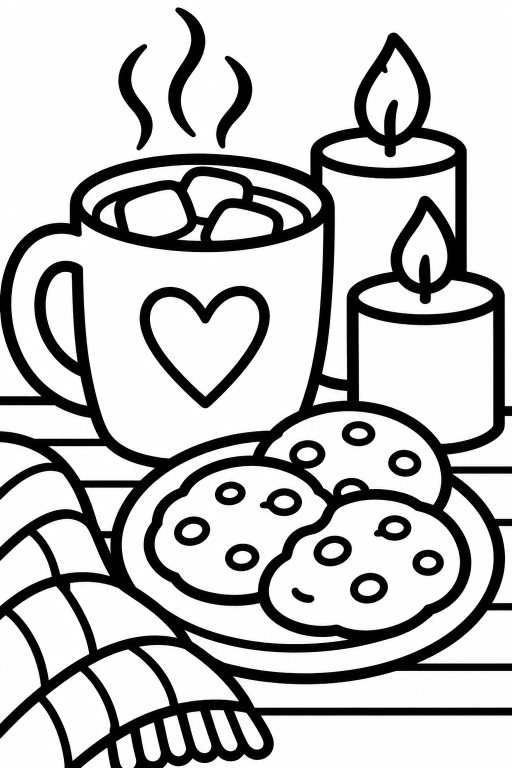
#> input picture tools/mira_raw/A5.png, 1024 x 1536 px (shown at 1/2 size)
$ python -i tools.py   (imports and definitions only)
#> lines starting #> are read from the running program, lines starting #| are printed output that depends on the picture; after the words box and inside, x2 and y2 are one past the last pixel; in counts of white or black regions, pixels touching at a corner belong together
"""Mira Digital product tools: clean line art, colorize preview, build PDFs and listing images."""
import sys, os, random, math
import numpy as np
from PIL import Image, ImageDraw, ImageFont, ImageFilter
from scipy import ndimage
from reportlab.lib.pagesizes import letter, A4
from reportlab.pdfgen import canvas
from reportlab.lib.utils import ImageReader

CREAM=(251,246,238); INK=(43,45,66); CORAL=(224,122,95); SAGE=(129,178,154); MUST=(242,204,143); LAV=(181,167,214)
PASTELS=[(244,170,150),(160,205,180),(246,214,150),(196,184,228),(170,200,230),(240,190,210),(205,225,160),(250,230,190),(180,215,215)]
F="/usr/share/fonts/truetype/google-fonts/"
HERE=os.path.dirname(os.path.abspath(__file__))
# [5 lines left out: function lora, not called in this run]
def pop(sz,b=False): return ImageFont.truetype(F+("Poppins-Bold.ttf" if b else "Poppins-Regular.ttf"),sz)

# ---------- cleaning ----------
def clean(src, dst, H=3300):
#> called with src = '../mira_raw/A5.png', dst = 'out.png', H = 3300
    im=Image.open(src).convert("L")
#> im is the input picture: PIL image 1024x1536 L; min 0, max 255, mean 191.5
    # trim outer white
    a=np.array(im); mask=a<200
#> after `mask = a < 200`:
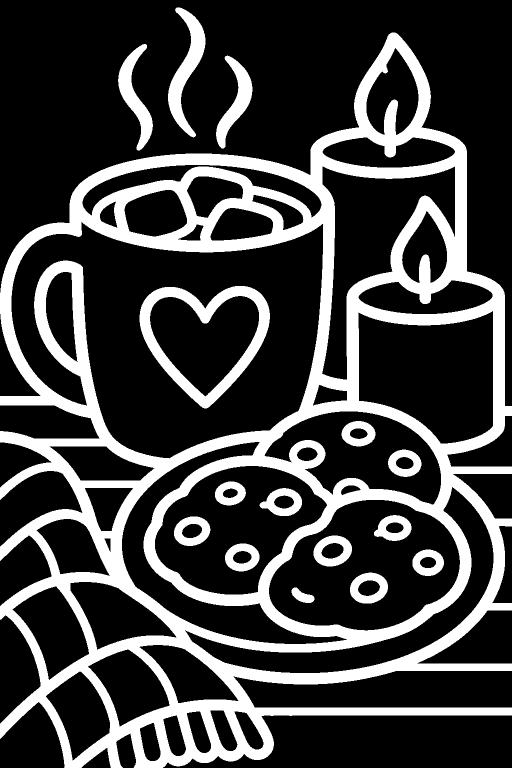
#> mask: shape (1536, 1024) bool (shown at 1/2 size); 25.4% white; 16 white regions, largest, box (x1, y1, x2, y2) and area: (0, 65, 1024, 1536) 342433, (279, 572, 540, 817) 15951, (336, 15, 411, 275) 7015
    ys,xs=np.where(mask)
    if len(xs):
        pad=int(0.02*max(a.shape))
#> pad = 30
        im=im.crop((max(0,xs.min()-pad),max(0,ys.min()-pad),min(a.shape[1],xs.max()+pad),min(a.shape[0],ys.max()+pad)))
    s=H/im.height
#> s = 2.15
    im=im.resize((round(im.width*s),H),Image.LANCZOS).filter(ImageFilter.GaussianBlur(1.2))
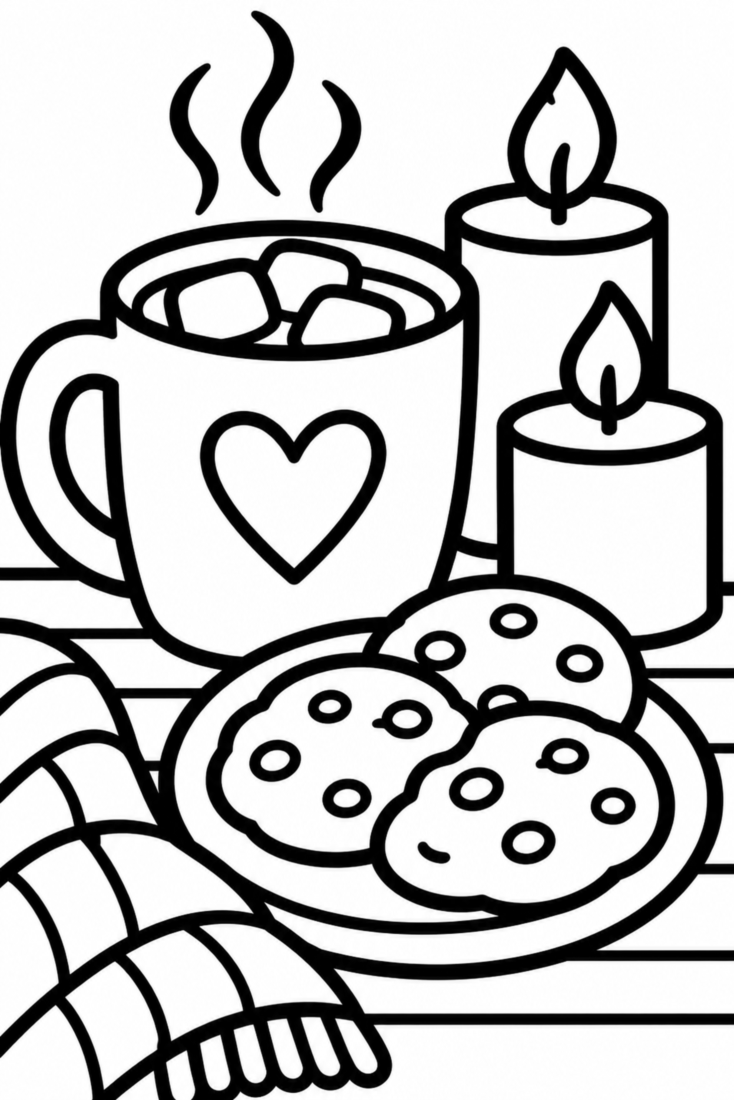
#> im: PIL image 2200x3300 L (shown at 1/3 size); min 0, max 255, mean 191.5
    b=im.point(lambda v:0 if v<150 else 255).convert("L")
#> b: PIL image 2200x3300 L; 74.9% white; 16 black regions, largest, box (x1, y1, x2, y2) and area: (0, 140, 2200, 3300) 1559599, (600, 1228, 1160, 1755) 72585, (723, 32, 883, 589) 31997
    b.save(dst,optimize=True)
    return dst

# ---------- colored preview ----------
# [52 lines left out: functions colorize, pdf, wrap, not called in this run]

# ---------- listing images (2000x2000 -> saved 2000x1600 4:5? Etsy prefers 2000x2000 / 4:3) ----------
LW,LH=2700,2025  # 4:3 landscape, Etsy thumbnail friendly
# [149 lines left out: functions paper, bg, badge, cover, single, grid and 4 more, not called in this run]

>>> result = clean('../mira_raw/A5.png', 'out.png')

$ run again, on tools/mira_raw/CT4.png
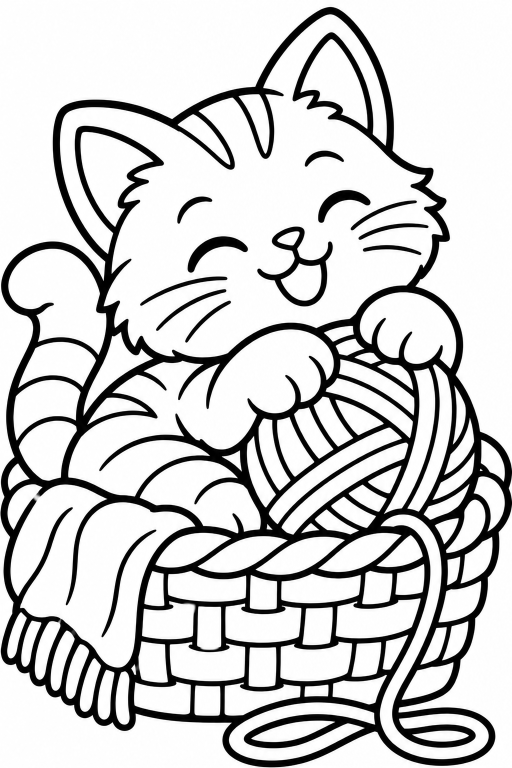
#> input picture tools/mira_raw/CT4.png, 1024 x 1536 px (shown at 1/2 size)
#> in clean, im is the input picture: PIL image 1024x1536 L; min 0, max 255, mean 204.5
#> in clean, `mask = a < 200`:
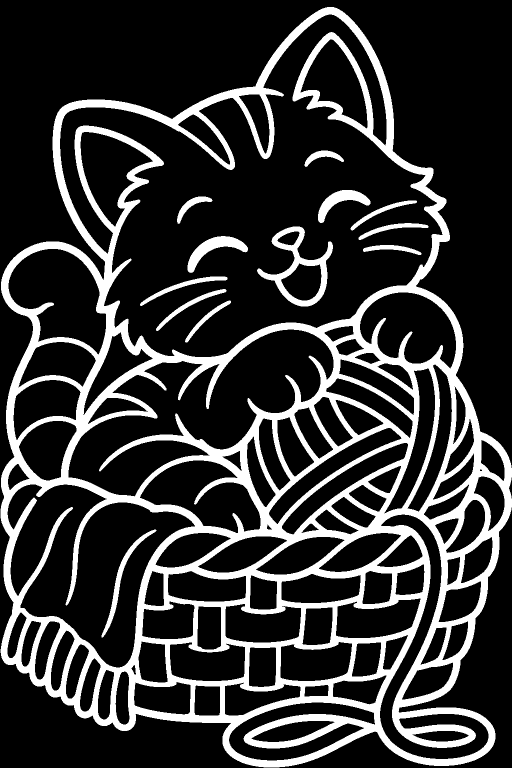
#> mask: shape (1536, 1024) bool (shown at 1/2 size); 20.6% white; 13 white regions, largest, box (x1, y1, x2, y2) and area: (1, 14, 1024, 1535) 301270, (514, 453, 666, 613) 6082, (375, 472, 496, 546) 2864
#> in clean, `im=im.resize((round(im.width*s),H),Image.LANCZOS).filter(ImageFilter.G..`:
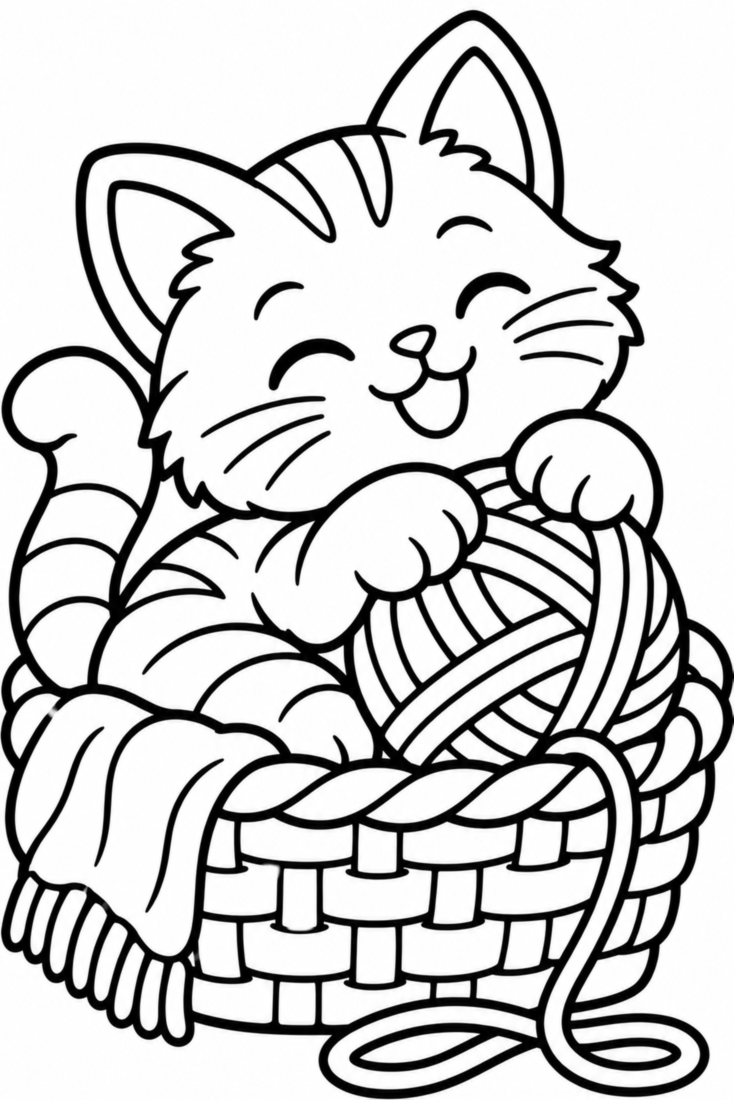
#> im: PIL image 2200x3300 L (shown at 1/3 size); min 0, max 255, mean 204.5
#> b: PIL image 2200x3300 L; 80% white; 13 black regions, largest, box (x1, y1, x2, y2) and area: (2, 30, 2200, 3298) 1353339, (1105, 973, 1430, 1317) 27253, (806, 1015, 1065, 1172) 12949

$ run again, on tools/mira_raw/G5.png
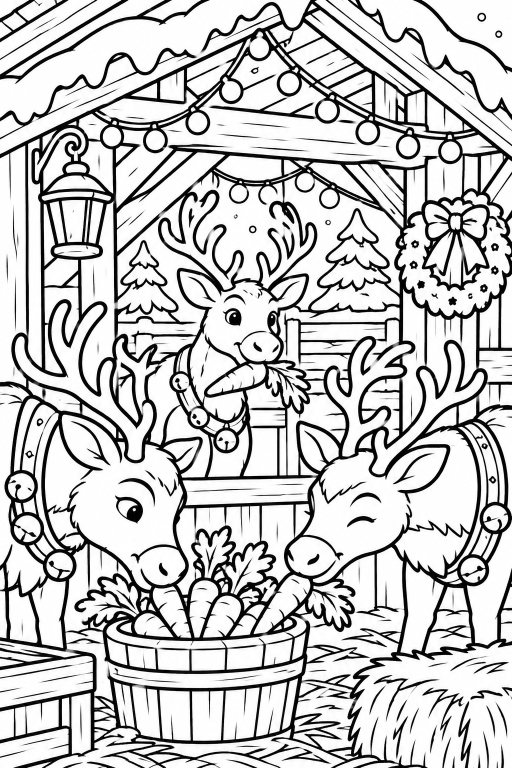
#> input picture tools/mira_raw/G5.png, 1024 x 1536 px (shown at 1/2 size)
#> in clean, im is the input picture: PIL image 1024x1536 L; min 0, max 255, mean 197.4
#> in clean, `mask = a < 200`:
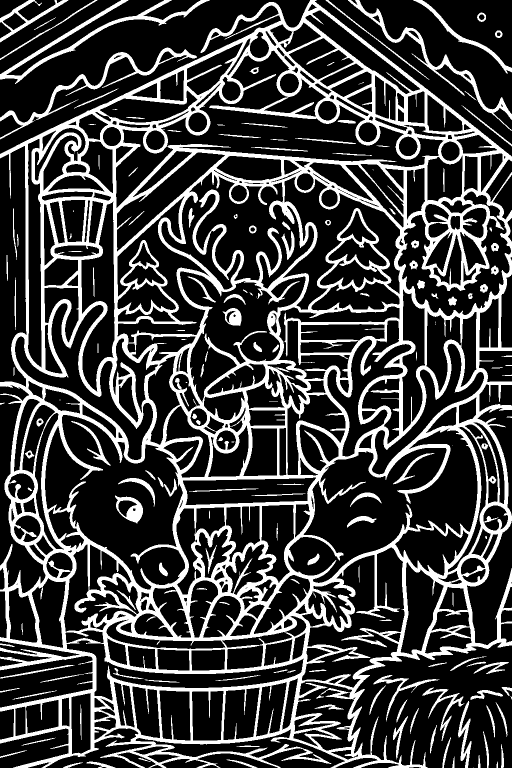
#> mask: shape (1536, 1024) bool (shown at 1/2 size); 24.8% white; 173 white regions (23 under 20 px), largest, box (x1, y1, x2, y2) and area: (0, 0, 1024, 1536) 340951, (0, 0, 420, 168) 6082, (0, 95, 394, 279) 5003
#> im: PIL image 2200x3300 L
#> in clean, `b=im.point(lambda v:0 if v<150 else 255).convert("L")`:
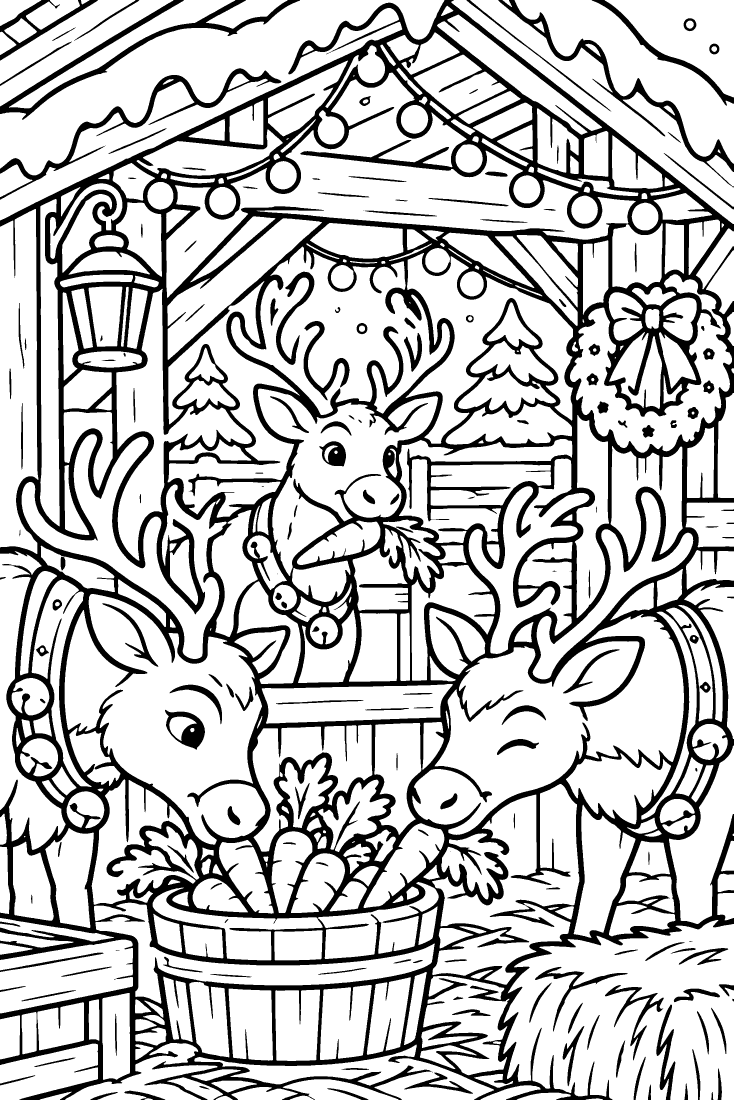
#> b: PIL image 2200x3300 L (shown at 1/3 size); 76.6% white; 175 black regions (8 under 20 px), largest, box (x1, y1, x2, y2) and area: (0, 0, 2200, 3300) 1470533, (0, 0, 900, 359) 26927, (0, 205, 844, 599) 21630

$ run again, on tools/mira_raw/K4.png
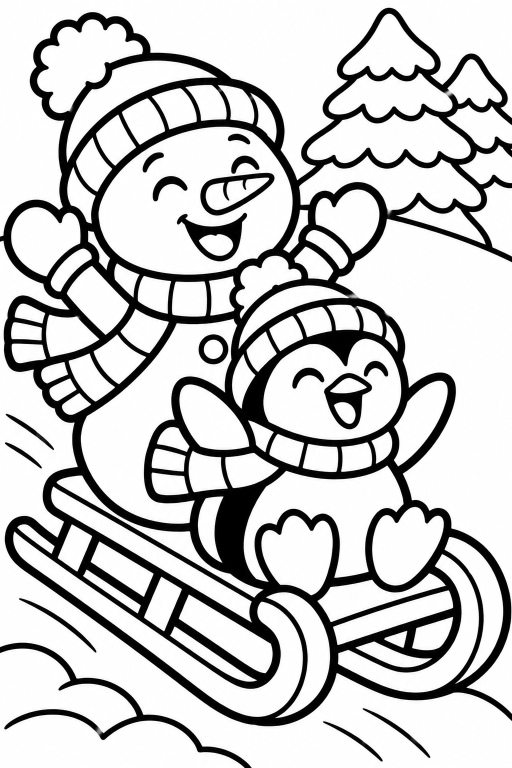
#> input picture tools/mira_raw/K4.png, 1024 x 1536 px (shown at 1/2 size)
#> in clean, im is the input picture: PIL image 1024x1536 L; min 0, max 255, mean 198.2
#> in clean, `mask = a < 200`:
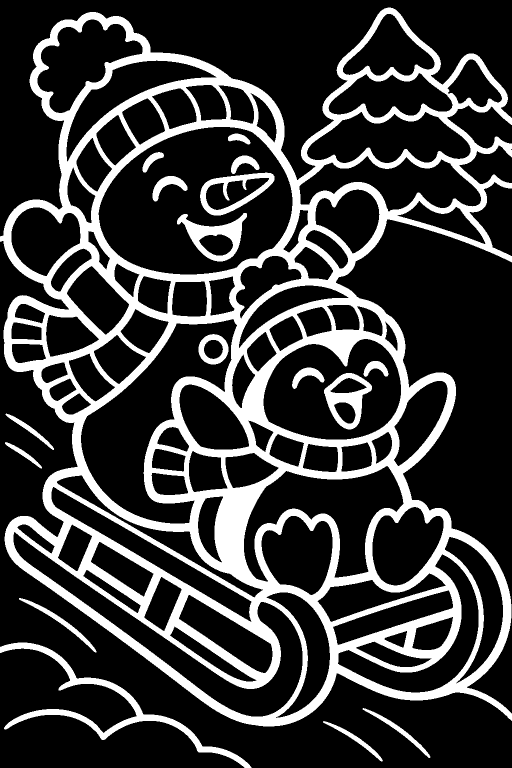
#> mask: shape (1536, 1024) bool (shown at 1/2 size); 23% white; 17 white regions, largest, box (x1, y1, x2, y2) and area: (0, 15, 1024, 1453) 324923, (0, 1285, 503, 1536) 11021, (354, 426, 494, 523) 4891
#> in clean, `im=im.resize((round(im.width*s),H),Image.LANCZOS).filter(ImageFilter.G..`:
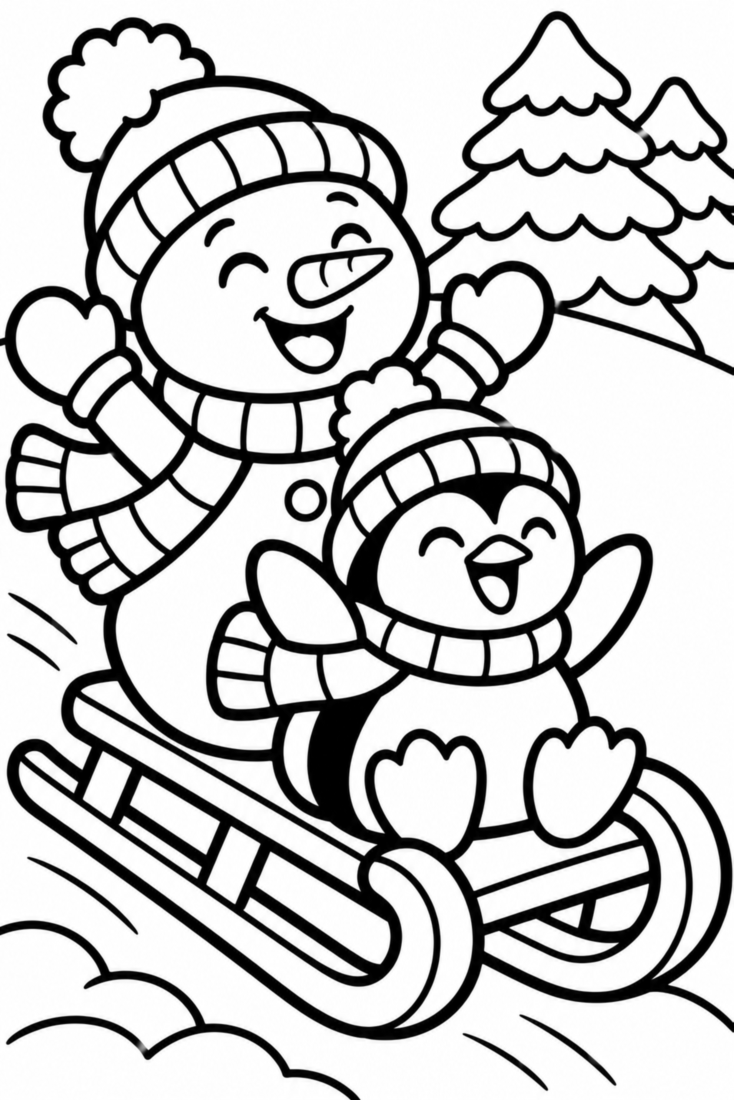
#> im: PIL image 2200x3300 L (shown at 1/3 size); min 0, max 255, mean 198.2
#> b: PIL image 2200x3300 L; 77.5% white; 17 black regions, largest, box (x1, y1, x2, y2) and area: (0, 33, 2200, 3121) 1467173, (0, 2761, 1081, 3300) 49215, (760, 915, 1062, 1123) 22090
